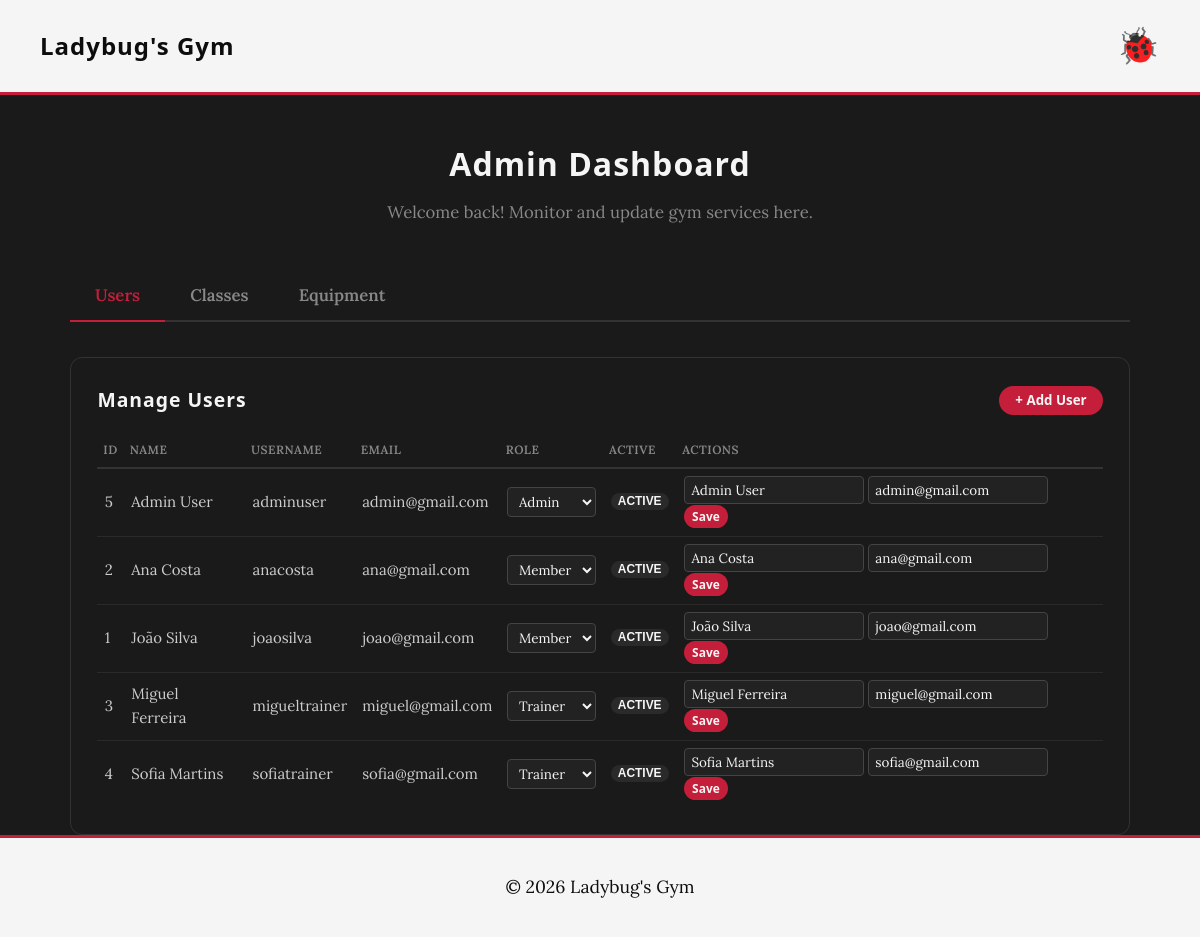
The app's page /pages/dashboard.php?tab=users (signed in), older data.
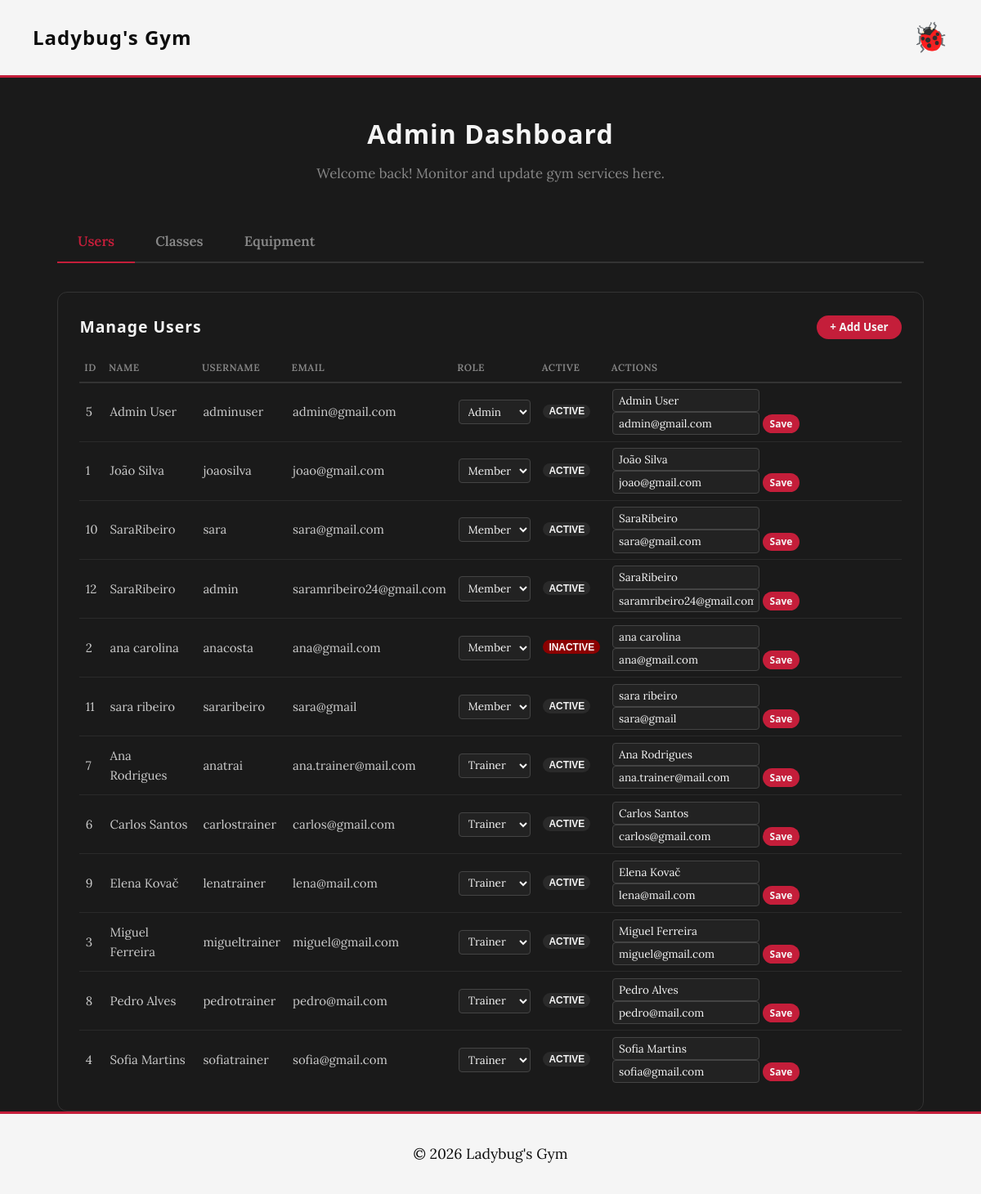
The same page, newer data.
### tables this page shows
CREATE TABLE users (
    id INTEGER PRIMARY KEY AUTOINCREMENT,
    username VARCHAR(50) UNIQUE NOT NULL,
    email VARCHAR(100) UNIQUE NOT NULL,
    password_hash TEXT NOT NULL,
    name TEXT NOT NULL,
    role TEXT CHECK(role IN ('member', 'trainer', 'admin')) NOT NULL DEFAULT 'member',
    profile_photo TEXT,
    active INTEGER NOT NULL DEFAULT 1 CHECK(active IN (0,1)),
    created_at TEXT DEFAULT CURRENT_TIMESTAMP,
    plan_id INTEGER REFERENCES plans(id) ON DELETE SET NULL
);

### pages/dashboard.php (called while the page is built, shortened)
<?php
require_once(__DIR__ . '/../templates/common.tpl.php');
require_once(__DIR__ . '/../templates/dashboard.tpl.php');
require_once(__DIR__ . '/../database/user.class.php');
$db     = getDatabaseConnection();
$role   = Session::getUserRole();
$userId = Session::getUserId();
$tab = $_GET['tab'] ?? (($role === 'admin') ? 'users' : 'trainer_profile');
$users         = [];
$equipment     = [];
$nutritionPlans = [];
$classes       = [];
$trainers      = [];
$bio           = '';
$specializations = '';
$certifications  = '';
if ($tab === 'users' && $role === 'admin') {
    $users = User::getAllUsers($db);
}
elseif ($tab === 'equipment' && $role === 'admin') {
    $equipment = ClassSchedule::getAllEquipment($db);
}
drawDashboardMain($role, $tab, $classes, $trainers, $users, $equipment, $nutritionPlans, $db, $userId, $bio, $specializations, $certifications);
?>

### database/user.class.php (called while the page is built, shortened)
<?php
class User {
    public static function getAllUsers(?PDO $db = null): array {
        $db = $db ?? getDatabaseConnection();
        $stmt = $db->query('
            SELECT u.id, u.username, u.email, u.name, u.role, u.active, u.profile_photo, u.created_at, p.name AS plan_name
            FROM users u
            LEFT JOIN plans p ON u.plan_id = p.id
            ORDER BY u.role ASC, u.name ASC
        ');
        return $stmt->fetchAll(PDO::FETCH_ASSOC);
    }
}
?>

### templates/dashboard.tpl.php (the view, shortened to what the changed rows need)
<?php
function drawDashboardMain(string $role, string $tab, array $classes, array $trainers, array $users, array $equipment, array $nutritionPlans, PDO $db, int $userId, string $bio, string $specializations, string $certifications): void {
    ?>
    <main class="container" style="padding-top: 1em;">
        <div class="page-header">
            <h2><?= htmlspecialchars(ucfirst($role)) ?> Dashboard</h2>
        </div>
        <?php drawDashboardTabs($tab, $role);
        if ($tab === 'users' && $role === 'admin') {
            drawManageUsers($users);
        } elseif ($tab === 'equipment' && $role === 'admin') {
            drawManageEquipment($equipment);
        } elseif ($tab === 'classes') {
            drawManageClasses($classes, $trainers, $db, $role, $userId);
        } elseif ($tab === 'nutrition' && $role === 'trainer') {
            drawTrainerNutritionPlans($nutritionPlans);
        } ?>
    </main>
    <?php
}
function drawDashboardTabs(string $currentTab, string $role): void { ?>
<?php }
function drawManageUsers(array $users): void { ?>
    <section class="admin-section">
        <div class="admin-table-wrap">
            <table class="admin-table">
                <thead>
                    <tr><th>ID</th><th>Name</th><th>Username</th><th>Email</th><th>Role</th><th>Active</th><th>Actions</th></tr>
                </thead>
                <tbody>
                    <?php foreach ($users as $u): ?>
                    <tr>
                        <td><?= (int)$u['id'] ?></td>
                        <td><?= htmlspecialchars($u['name']) ?></td>
                        <td><?= htmlspecialchars($u['username']) ?></td>
                        <td><?= htmlspecialchars($u['email']) ?></td>
                        <td>
                            <form action="../actions/action_admin_users.php" method="post" style="display:inline">
                                <select name="role" onchange="this.form.submit()">
                                    <option value="member"  <?= $u['role'] === 'member'  ? 'selected' : '' ?>>Member</option>
                                    <option value="trainer" <?= $u['role'] === 'trainer' ? 'selected' : '' ?>>Trainer</option>
                                    <option value="admin"   <?= $u['role'] === 'admin'   ? 'selected' : '' ?>>Admin</option>
                                </select>
                            </form>
                        </td>
                        <td>
                            <form action="../actions/action_admin_users.php" method="post" style="display:inline">
                                <button class="badge badge-<?= $u['active'] ? 'active' : 'inactive' ?>"><?= $u['active'] ? 'Active' : 'Inactive' ?></button>
                            </form>
                        </td>
                        <td>
                            <form action="../actions/action_admin_users.php" method="post" style="display:inline">
                                <input type="text"  name="name"  value="<?= htmlspecialchars($u['name'])  ?>" class="inline-input" required>
                                <input type="email" name="email" value="<?= htmlspecialchars($u['email']) ?>" class="inline-input" required>
                                <button class="button button-small">Save</button>
                            </form>
                        </td>
                    </tr>
                    <?php endforeach; ?>
                </tbody>
            </table>
        </div>
    </section>
<?php }
    ?>

Row changes from the older to the newer data that the page shows:
changed users "João Silva": moves up the list
added users: id "10", name "SaraRibeiro", username "sara", email "sara@gmail.com", role "Member", active "ACTIVE"
added users: id "12", name "SaraRibeiro", username "admin", email "saramribeiro24@gmail.com", role "Member", active "ACTIVE"
changed users "anacosta": name "Ana Costa" → "ana carolina"; active "ACTIVE" → "INACTIVE"
added users: id "11", name "sara ribeiro", username "sararibeiro", email "sara@gmail", role "Member", active "ACTIVE"
added users: id "7", name "Ana Rodrigues", username "anatrai", email "ana.trainer@mail.com", role "Trainer", active "ACTIVE"
added users: id "6", name "Carlos Santos", username "carlostrainer", email "carlos@gmail.com", role "Trainer", active "ACTIVE"
added users: id "9", name "Elena Kovač", username "lenatrainer", email "lena@mail.com", role "Trainer", active "ACTIVE"
added users: id "8", name "Pedro Alves", username "pedrotrainer", email "pedro@mail.com", role "Trainer", active "ACTIVE"
